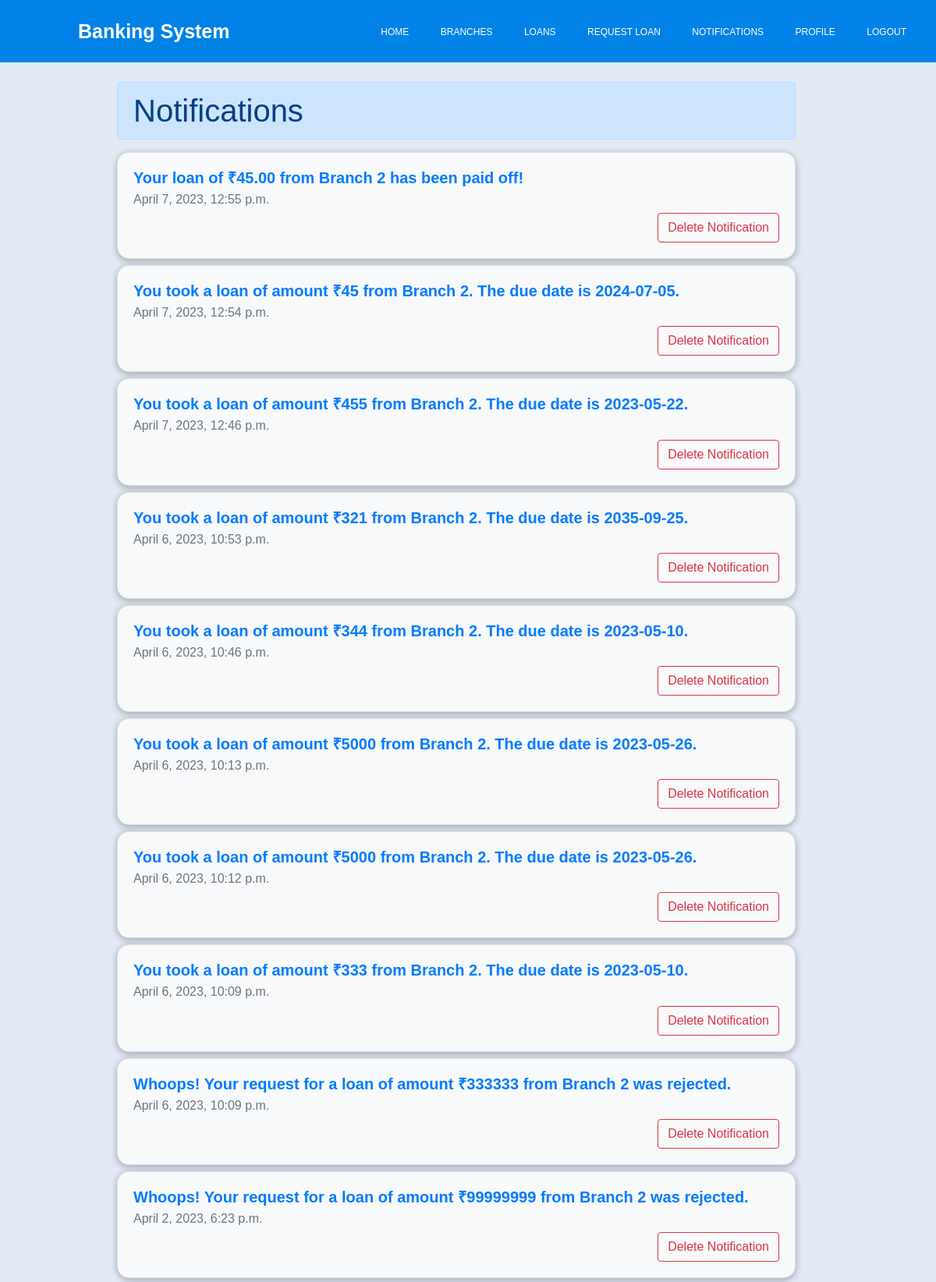
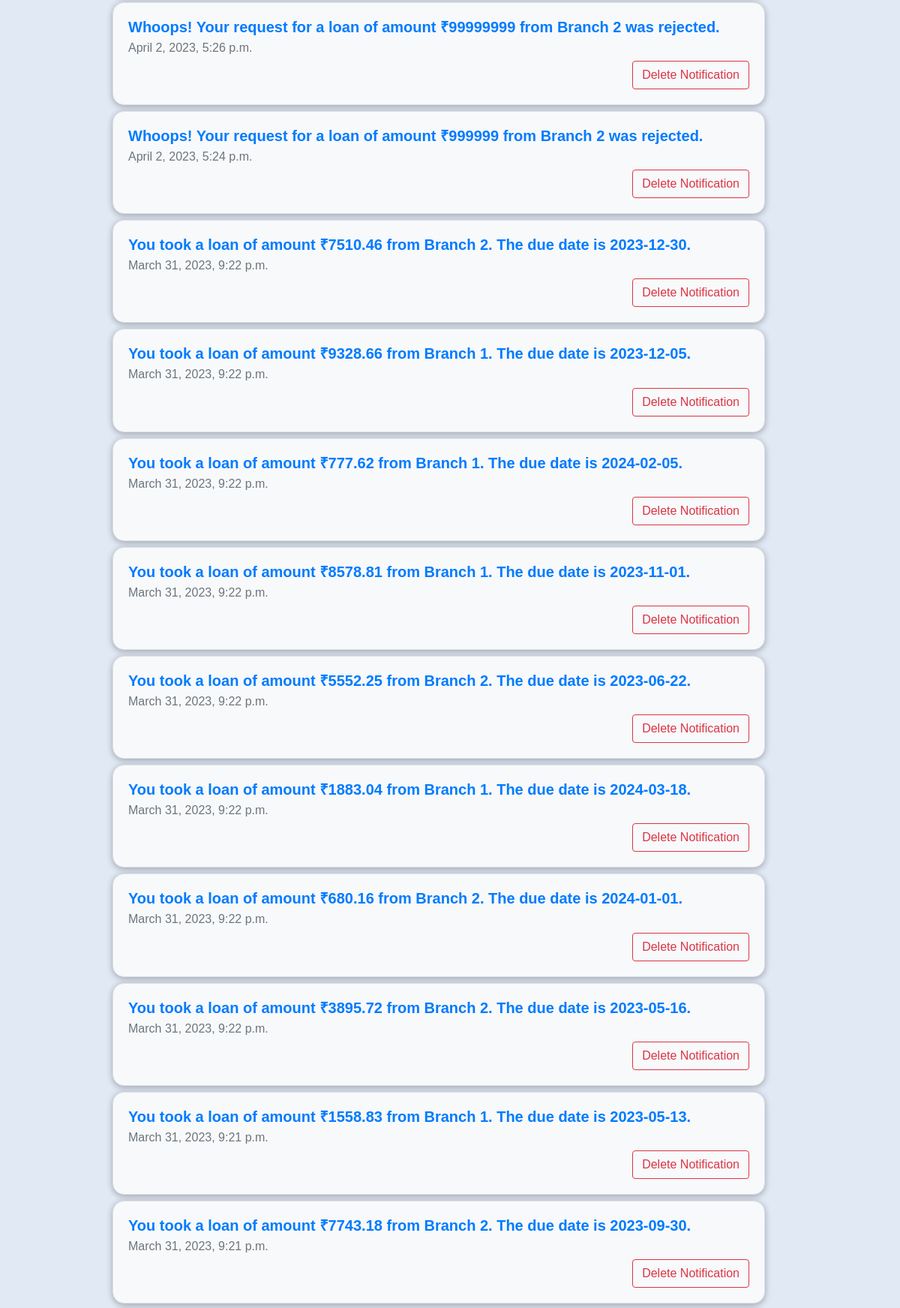
/notifications (signed in, upper part), run on the app's committed database (2 pictures, top to bottom).
### bank_management/models.py (models this page shows, shortened)
class Notification(models.Model):
    loan = models.ForeignKey(Loan, on_delete=models.CASCADE,blank=True, null=True)
    user = models.ForeignKey(User, on_delete=models.CASCADE)
    message = models.CharField(max_length=90,blank=True)
    date = models.DateTimeField(auto_now_add=True)
    is_seen = models.BooleanField(default=False)

### bank_management/views.py (the view)
# urls.py: path("notifications",notifications,name='notifications'),
@login_required
def notifications(request):
    notifications = Notification.objects.filter(user=request.user).order_by('-date')
    notifications.update(is_seen=True)
    context = {
        "notifications":notifications,
    }
    return render(request,"notifications.html",context=context)

### bank_management/context_processors.py (called while the page is built)
def count_notifications(request):
    count_notifications=0
    if request.user.is_authenticated:
        count_notifications = Notification.objects.filter(user=request.user,is_seen=False).count()
    return {"count_notifications":count_notifications}

### banking_system/templates/notifications.html (shortened to what this page needs)
{% extends 'base.html' %} {% block content %}
<div class="row mt-2" style="width: 100%">
    <div class="col">
         {% if not notifications %}
        <h1>You dont have any notifications as of yet.</h1>
        {% else %}
        <h1
          class="mt-2 alert alert-primary"
          style="margin-right: 150px; margin-left: 150px"
        >
          Notifications
        </h1>
        {% for notification in notifications %}
        <div
          class="card mt-2"
          style="
            background-color: #f8f9fa;
            border: 1px solid #dee2e6;
            border-radius: 0.95rem;
            box-shadow: 0 0.125rem 0.5rem rgba(0, 0, 0, 0.3);
            margin-right: 150px;
            margin-left: 150px;
          "
        >
          <div class="card-body">
            <h5
              class="card-title"
              style="color: #007bff; font-size: 1.25rem; font-weight: bold"
            >
              {{notification.message}}
            </h5>
            <h6 class="card-subtitle mb-2 text-muted">{{notification.date}}</h6>
            <a
              class="btn btn-outline-danger float-end"
              href="{% url 'delete-notification' notification.id %}"
            >
              Delete Notification
            </a>
          </div>
        </div>
        {% endfor %}{% endif %}
      </div>
    </div>
    {% endblock content %}

### banking_system/static/navbar.css (style rules this page uses)
* { margin: 0; padding: 0; text-decoration: none; list-style: none; box-sizing: border-box; }
body { font-family: sans-serif; }

### data on the page
Notification: message "Your loan of ₹45.00 from Branch 2 has been paid off!", date "April 7, 2023, 12:55 p.m."
Notification: message "You took a loan of amount ₹45 from Branch 2. The due date is 2024-07-05.", date "April 7, 2023, 12:54 p.m."
Notification: message "You took a loan of amount ₹455 from Branch 2. The due date is 2023-05-22.", date "April 7, 2023, 12:46 p.m."
Notification: message "You took a loan of amount ₹321 from Branch 2. The due date is 2035-09-25.", date "April 6, 2023, 10:53 p.m."
Notification: message "You took a loan of amount ₹344 from Branch 2. The due date is 2023-05-10.", date "April 6, 2023, 10:46 p.m."
Notification: message "You took a loan of amount ₹5000 from Branch 2. The due date is 2023-05-26.", date "April 6, 2023, 10:13 p.m."
Notification: message "You took a loan of amount ₹5000 from Branch 2. The due date is 2023-05-26.", date "April 6, 2023, 10:12 p.m."
Notification: message "You took a loan of amount ₹333 from Branch 2. The due date is 2023-05-10.", date "April 6, 2023, 10:09 p.m."
Notification: message "Whoops! Your request for a loan of amount ₹333333 from Branch 2 was rejected.", date "April 6, 2023, 10:09 p.m."
Notification: message "Whoops! Your request for a loan of amount ₹99999999 from Branch 2 was rejected.", date "April 2, 2023, 6:23 p.m."
Notification: message "Whoops! Your request for a loan of amount ₹99999999 from Branch 2 was rejected.", date "April 2, 2023, 5:26 p.m."
Notification: message "Whoops! Your request for a loan of amount ₹999999 from Branch 2 was rejected.", date "April 2, 2023, 5:24 p.m."
Notification: message "You took a loan of amount ₹7510.46 from Branch 2. The due date is 2023-12-30.", date "March 31, 2023, 9:22 p.m."
Notification: message "You took a loan of amount ₹9328.66 from Branch 1. The due date is 2023-12-05.", date "March 31, 2023, 9:22 p.m."
Notification: message "You took a loan of amount ₹777.62 from Branch 1. The due date is 2024-02-05.", date "March 31, 2023, 9:22 p.m."
Notification: message "You took a loan of amount ₹8578.81 from Branch 1. The due date is 2023-11-01.", date "March 31, 2023, 9:22 p.m."
Notification: message "You took a loan of amount ₹5552.25 from Branch 2. The due date is 2023-06-22.", date "March 31, 2023, 9:22 p.m."
Notification: message "You took a loan of amount ₹1883.04 from Branch 1. The due date is 2024-03-18.", date "March 31, 2023, 9:22 p.m."
Notification: message "You took a loan of amount ₹680.16 from Branch 2. The due date is 2024-01-01.", date "March 31, 2023, 9:22 p.m."
Notification: message "You took a loan of amount ₹3895.72 from Branch 2. The due date is 2023-05-16.", date "March 31, 2023, 9:22 p.m."
Notification: message "You took a loan of amount ₹1558.83 from Branch 1. The due date is 2023-05-13.", date "March 31, 2023, 9:21 p.m."
Notification: message "You took a loan of amount ₹7743.18 from Branch 2. The due date is 2023-09-30.", date "March 31, 2023, 9:21 p.m."
